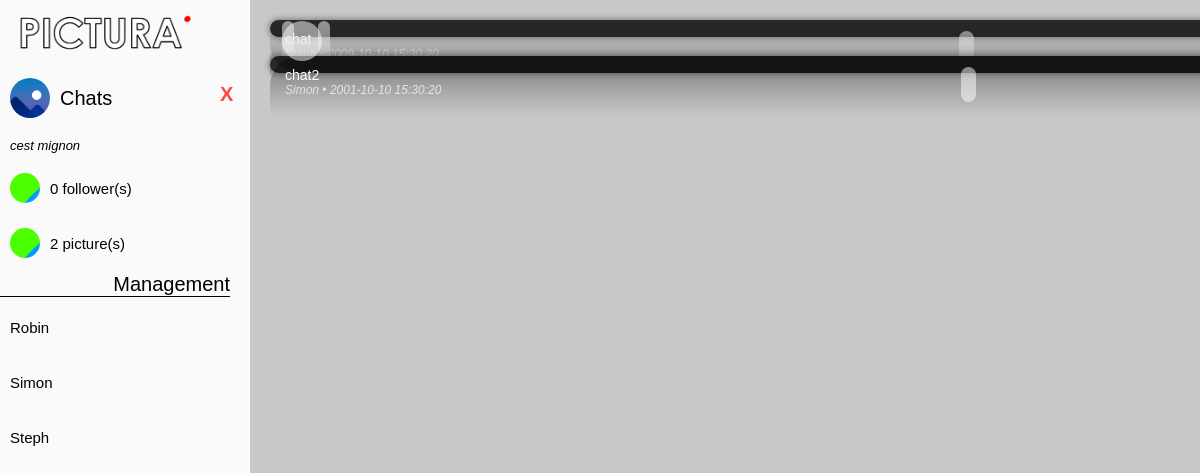
The app's page /usbwebserver/root/community.php?n=Chats with its own data.
### tables this page shows
CREATE TABLE Communaute (
  nom VARCHAR(20),
  detail VARCHAR(500) NOT NULL,
  imageDeProfil VARCHAR(100),
  CONSTRAINT PK_Communaute PRIMARY KEY (nom)
);

CREATE TABLE Utilisateur_Modere_Communaute (
  pseudoUtilisateur VARCHAR(20),
  nomCommunaute VARCHAR(20),
  niveauPrivilege INT UNSIGNED NOT NULL,
  CONSTRAINT PK_Utilisateur_Modere_Communaute PRIMARY KEY (pseudoUtilisateur, nomCommunaute)
);

CREATE TABLE Photo (
  id INT UNSIGNED AUTO_INCREMENT,
  titre VARCHAR(50) NOT NULL,
  detail VARCHAR(500),
  dateHeureAjout DATETIME NOT NULL,
  masquee TINYINT NOT NULL,
  urlPhoto VARCHAR(100) NOT NULL,
  CONSTRAINT PK_Photo PRIMARY KEY (id),
  
   
  pseudoUtilisateur VARCHAR(20) NOT NULL,
  nomCommunaute VARCHAR(20) NOT NULL
);

### usbwebserver/root/config/db_config.php (called while the page is built)
<?php
return [
	"hostname" => "localhost",
	"port" => 3306,
	"database" => "PICTURA",
	"user" => "Eve",
	"password" => "Adam"
];
?>

### usbwebserver/root/php/include/dbConnect.php (called while the page is built, shortened)
<?php
class db
{
    private $connexion;
    function __construct() {
        $config = include($_SERVER['DOCUMENT_ROOT']."/config/db_config.php");
        try {
            $this->connexion = new pdo(
                "mysql:host=".$config["hostname"].
                ";port=".$config["port"].
                ";dbname=".$config["database"],
                $config["user"],
                $config["password"]);
            $this->connexion->exec("set names utf8");
        } catch(PDOException $e) {
            print "Erreur: ".$e->getMessage();
            die();
        }
    }
    public function getCommunityByName($name) {
        $query = $this->connexion->prepare("
          SELECT * FROM Communaute
          WHERE nom = '$name'
        ");
        if($query->execute())
            return $query->fetchAll(PDO::FETCH_ASSOC);
        return false;
    }
    public function getCommunityFeedPictures($community_name) {
        $query = $this->connexion->prepare("
            SELECT * FROM photo
            WHERE nomCommunaute = '$community_name';
        ");
        if($query->execute())
            return $query->fetchAll(PDO::FETCH_ASSOC);
        return false;
    }
    public function getCommunityTotalMembers($community_name) {
        $query = $this->connexion->prepare("
            SELECT COUNT(*) AS total FROM utilisateur_suit_communaute
            WHERE nomCommunaute = '$community_name';
        ");
        if($query->execute()) {
            $total_members = $query->fetch(PDO::FETCH_ASSOC);
            return $total_members["total"];
        }
        return false;
    }
    public function getCommunityTotalPictures($community_name) {
        $query = $this->connexion->prepare("
            SELECT COUNT(*) AS total FROM photo
            WHERE nomCommunaute = '$community_name';
        ");
        if($query->execute()) {
            $total_pictures = $query->fetch(PDO::FETCH_ASSOC);
            return $total_pictures["total"];
        }
        return false;
    }
    public function getAllCommunityAdmins($community_name) {
        $query = $this->connexion->prepare("
            SELECT * FROM utilisateur_modere_communaute
            WHERE nomCommunaute = '$community_name';
        ");
        if($query->execute())
            return $query->fetchAll(PDO::FETCH_ASSOC);
        return false;
    }
}
?>

### usbwebserver/root/community.php (the view, shortened to what this page needs)
<?php
include_once("php/include/header.php");
include_once("php/include/dbConnect.php");
$db = new db;
$community = $db->getCommunityByName($_GET["n"])[0];
?>
<link rel="stylesheet" href="/css/interface.css" type="text/css" media="screen"/>
<link rel="stylesheet" href="/css/community.css" type="text/css" media="screen"/>
<link rel="stylesheet" href="/css/picture.css" type="text/css" media="screen"/>
<link rel="stylesheet" href="/css/popup.css" type="text/css" media="screen"/>
<link rel="stylesheet" href="https://use.fontawesome.com/releases/v5.6.3/css/all.css"/>
</head>
<body id="body">
<div class="container">
    <div class="leftpanel">
        <img src="../imgs/pictura_logo.png" style="width:80%; margin-top:10px; margin-bottom: 10px;"/>
        <?php
        echo "<div class='community_cell_container_header'>
                    <div class='community_cell_icon_header' style='background-image: url(files/" . htmlentities($community["imageDeProfil"]) . "),  url(\"files/community_default.PNG\")'></div>"
            . htmlentities($community["nom"]) . "
                    <a href='../index.php' id='exitCommunity'>X</a>
                </div>
                <div class='community_description'>" . htmlentities($community["detail"]) . "</div>";
        ?>
        <div class="community_info_cell">
            <div class="community_cell_icon" id="total_members"></div>
            <?php
            echo $db->getCommunityTotalMembers($community["nom"]);
            ?> follower(s)
        </div>
        <div class="community_info_cell">
            <div class="community_cell_icon" id="total_pictures"></div>
            <?php
            echo $db->getCommunityTotalPictures($community["nom"]);
            ?> picture(s)
        </div>
        <div class="title_container" id="profile_title_container">
            Management
            <div class="title_line" id="profile_title_line"></div>
        </div>
        <?php
        $admins = $db->getAllCommunityAdmins($community["nom"]);
        for ($i = 0; $i < count($admins); ++$i) {
            echo "
                    <div class='community_info_cell'>
                        " . htmlentities($admins[$i]["pseudoUtilisateur"]) . "
                    </div>";
        }
        ?>
    </div>
    <div class="middlepanel" id="community_feed_panel">
        <div class="mainFeed">
            <?php
            $community_feed_posts = $db->getCommunityFeedPictures($community["nom"]);
            for ($i = 0; $i < count($community_feed_posts); ++$i) {
                echo
                    '<a href="html/picture_fullview.html" class="picturePreview" id=' . htmlentities($community_feed_posts[$i]["id"]) . ' style="background-image: url(files/' . htmlentities($community_feed_posts[$i]["urlPhoto"]) . ')" >
                        <div class="picturePreviewShadowTop"></div>
                        <div class="picturePreviewShadowBottom"></div>
                        <div class="picturePreviewHeader">
                            <div class="picturePreviewHeaderTitle">' . htmlentities($community_feed_posts[$i]["titre"]) . '</div>
                            <div class="picturePreviewHeaderSubtitle">' . htmlentities($community_feed_posts[$i]["pseudoUtilisateur"]) . ' • ' . htmlentities($community_feed_posts[$i]["dateHeureAjout"]) . '</div>
                            <button class="picturePreviewOptionsButton"></button>
                        </div>
                        <div class="picturePreviewFooter">
                            <button class="picturePreviewFooterButton"></button>
                            <button class="picturePreviewFooterButton"></button>
                        </div>
                    </a>';
            }
            ?>
        </div>
    </div>
</div>
</body>
</html>

### usbwebserver/root/php/include/header.php (shortened to what this page needs)
<!doctype html>
<html>
	<head>

### WebFiles/css/interface.css (style rules this page uses)
* { margin: 0; font-family: Arial; }
.container { width: 100%; height: 100%; position: fixed; color: black; }
.leftpanel { width: 250px; height: 100%; position: fixed; left: 0px; top: 0px; background-color: rgba(250, 250, 250, 1); border-collapse: collapse; }
.middlepanel { width: auto; height: 100%; margin-left: 250px; margin-right: 250px; background-color: rgba(200, 200, 200, 1); padding: 20px; overflow-y: scroll; }
.title_container { font-size: 20px; text-align: right; margin-right: 20px; }
.title_line { height: 1px; width: 100%; background-color: black; }
.community_cell_icon { width: 30px; height: 30px; background-color: rgb(76, 255, 0); border-radius: 30px; display: inline-block; margin-right: 10px; }

### usbwebserver/root/css/community.css (style rules this page uses)
#community_feed_panel { width:100%; }
.community_cell_container_header { display: flex; height: 60px; font-size: 20px; color: black; text-decoration: none; align-items: center; padding-left: 10px; }
.community_cell_icon_header { width: 40px; height: 40px; border-radius: 40px; display: inline-block; margin-right: 10px; background-repeat: no-repeat; background-size: cover; background-position: center; }
.community_description { width: 90%; height: auto; color: black; font-size: 13px; font-style: italic; display: block; margin-left: 10px; margin-bottom: 10px; margin-top:10px; }
#total_members { background-image: url("../imgs/community_members.png"); }
#total_pictures { background-image: url("../imgs/community_pictures.png"); }
.community_info_cell { display: flex; height: 50px; font-size: 15px; color: black; text-decoration: none; align-items: center; padding-left: 10px; margin-top: 5px; margin-bottom:5px; }
#exitCommunity { width: 30px; height: 30px; border:none; text-decoration: none; font-weight: bold; background-color: rgb(250, 250, 250); border-radius: 30px; cursor: pointer; color: rgb(255, 70, 70); display: inline-block; position: absolute; right: 0px; }

### WebFiles/css/picture.css (style rules this page uses)
.picturePreview { background-color: rgba(40, 40, 40, 1); height: 260px; width: 230px; border-radius: 30px; position: relative; color: rgba(255, 255, 255, 0.5); text-decoration: none; box-shadow: 0 0 5px 2px rgba(0, 0, 0, 0.3); -webkit-transition: all 0.5s; -moz-transition: all 0.5s; -o-transition: all 0.5s; -ms-transition: all 0.5s; transition: all 0.5s; }
.picturePreviewHeaderTitle { grid-area: title; color: rgba(255, 255, 255, 1); font-size: 14px; text-align: left; position: relative; top: 10px; left: 15px; }
.picturePreviewHeaderSubtitle { grid-area: subtitle; color: rgba(255, 255, 255, 0.7); font-family: Arial; font-size: 12px; font-style: italic; position: relative; top: 7px; left: 15px; }
.picturePreviewOptionsButton { grid-area: options; background-color: rgba(255, 255, 255, 0.5); height: 35px; width: 15px; border-radius: 10px; border: none; position: relative; top: 10px; right: -20px; cursor: pointer; }
.picturePreviewHeader { width:100%; height: auto; display: inline-grid; grid-template-areas: 'title options' 'subtitle options'; }
.picturePreviewFooter { display: flex; width: 100%; justify-content: space-between; position: absolute; bottom: 12px; }
.picturePreviewFooterButton { background-color: rgba(255, 255, 255, 0.5); height: 40px; width: 40px; border-radius: 20px; border: none; margin-left: 12px; margin-right:12px; }
.picturePreviewShadowTop { width: 100%; height: 60px; background: linear-gradient(180deg, rgba(0,0,0,0.4) 0%, rgba(0,0,0,0) 100%); border-top-left-radius: 30px; border-top-right-radius: 30px; position: absolute; left: 0px; top: 0px; }
.picturePreviewShadowBottom { width: 100%; height: 50px; background: linear-gradient(0deg, rgba(0,0,0,0.3) 0%, rgba(0,0,0,0) 100%); border-bottom-left-radius: 30px; border-bottom-right-radius: 30px; position: absolute; left: 0px; bottom: 0px; }

### records on screen
communaute: nom "Chats", detail "cest mignon"
utilisateur_modere_communaute: pseudoUtilisateur "Robin"
utilisateur_modere_communaute: pseudoUtilisateur "Simon"
utilisateur_modere_communaute: pseudoUtilisateur "Steph"
photo: titre "chat"
photo: titre "chat2", pseudoUtilisateur "Simon", dateHeureAjout "2001-10-10 15:30:20"

### other values on screen
$db->getCommunityTotalMembers($community["nom"]) "0"
$db->getCommunityTotalPictures($community["nom"]) "2"
